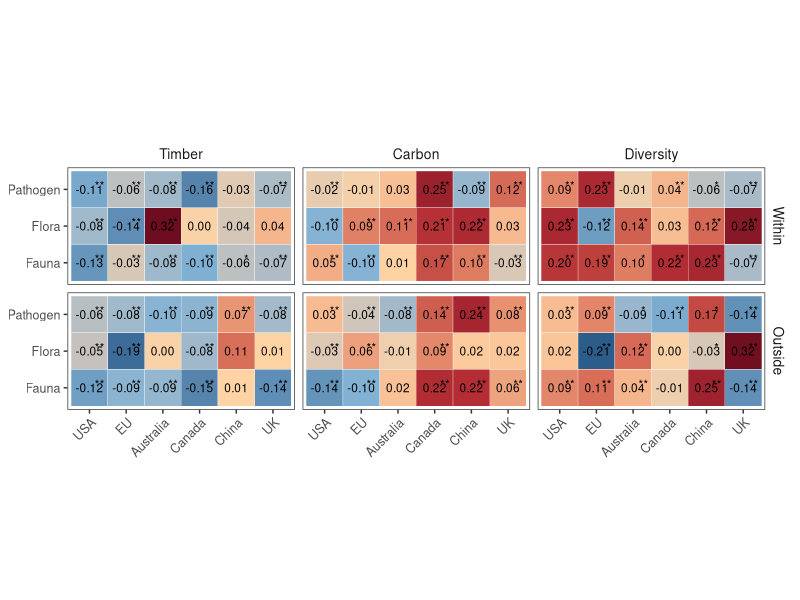

This figure's R source:
library(data.table)
library(ggplot2)
library(dplyr)
library(stringr)
library(cowplot)

##### import data ############
native_moran <- fread('./data/native_moran.csv')
native_moran$type <- 'native'
non_native_moran <- fread('./data/non-native_moran.csv')
non_native_moran$type <- 'non_native'
all_moranData <- rbind(native_moran,non_native_moran)

plot_data <- copy(all_moranData)

# simplify pest type
plot_data$pest_group <- gsub("_native|_non_native", "", plot_data$pest_type)

# region order
plot_data$countrName_new <- factor(
  plot_data$countrName,
  levels = c("United States",'EU','Australia','Canada','China','United Kingdom'),
  labels =  c('USA','EU','Australia','Canada','China','UK')
)

# ecosystem service order
plot_data$tree_name <- factor(
  plot_data$tree_name,
  levels = c("timber","carbon","diversity"),
  labels=c('Timber','Carbon','Diversity')
)

plot_data$pest_group_new <- factor(
  plot_data$pest_group,
  levels = c("animals","plants","diseaes"),
  labels=c('Fauna','Flora','Pathogen')
)

plot_data$type_new <- factor(
  plot_data$type,
  levels = c("native","non_native"),
  labels=c('Within','Outside')
)


plot_data$sig <- dplyr::case_when(
  plot_data$p_value < 0.01 ~ "**",
  (plot_data$p_value > 0.01)&(plot_data$p_value <0.05) ~ "*",
  TRUE ~ ""
)

plot_data$moranIndex[abs(plot_data$moranIndex) < 0.005] <- 0

ggplot(plot_data, aes(
  x = countrName_new,
  y = pest_group_new,
  fill = moranIndex
)) +
  geom_tile(color = "white") +
  geom_text(
    aes(label = sprintf("%.2f", moranIndex)),
    size = 3
  ) +
  geom_text(
    aes(label = sig),
    size = 3,
    nudge_x = 0.28,
    nudge_y = 0.1
  ) +
  facet_grid(type_new ~ tree_name) +
  coord_fixed()+
  scale_fill_gradientn(
    colors=c("#2B5C8A","#81B2D4",'#FFD4A5',"#D9705A","#B42D34","#6E0D20"),
    # midpoint = 0,
    name = "Moran's I"
  ) +
  theme_bw() +
  theme(
    panel.grid = element_blank(),
    axis.text = element_text(size=9),
    axis.text.x = element_text(angle = 45, hjust = 1),
    axis.title = element_blank(),
    strip.background = element_blank(),
    legend.position = 'none',
    # legend.direction = 'horizontal',
    strip.text = element_text(size = 10)
  )
